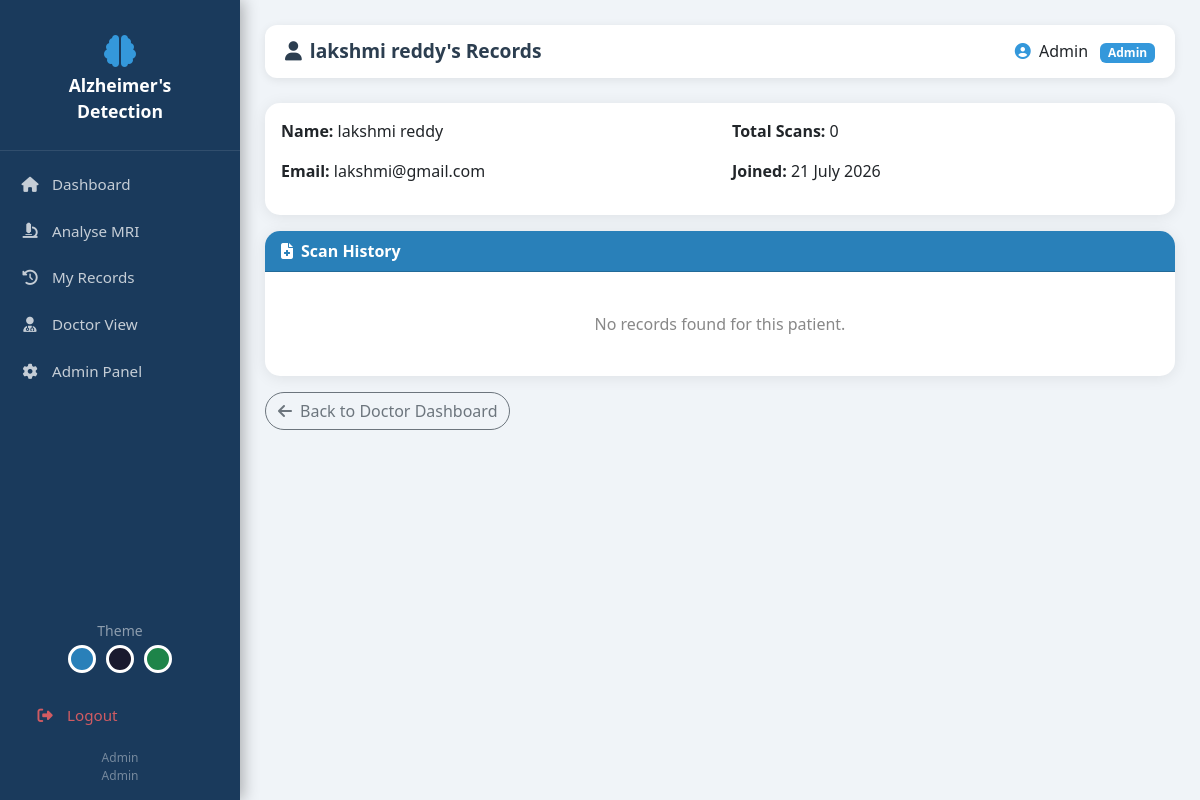
The app's page /patient/2 (signed in) with its own data.
### app.py (models this page shows)
class User(db.Model):
    id = db.Column(db.Integer, primary_key=True)
    name = db.Column(db.String(100), nullable=False)
    email = db.Column(db.String(100), unique=True, nullable=False)
    password = db.Column(db.String(200), nullable=False)
    role = db.Column(db.String(20), default='patient')  # patient/doctor/admin
    created_at = db.Column(db.DateTime, default=datetime.utcnow)
    records = db.relationship('Record', backref='user', lazy=True)

### app.py (the view)
@app.route('/patient/<int:patient_id>')
@login_required
@role_required('doctor', 'admin')
def patient_records(patient_id):
    patient = User.query.get_or_404(patient_id)
    records = Record.query.filter_by(
        user_id=patient_id).order_by(
        Record.created_at.desc()).all()
    return render_template('patient_records.html',
                           patient=patient,
                           records=records,
                           stage_info=STAGE_INFO)

### app.py (called while the page is built)
def login_required(f):
    from functools import wraps
    @wraps(f)
    def decorated(*args, **kwargs):
        if 'user_id' not in session:
            flash('Please login first.', 'warning')
            return redirect(url_for('login'))
        return f(*args, **kwargs)
    return decorated

def role_required(*roles):
    from functools import wraps
    def decorator(f):
        @wraps(f)
        def decorated(*args, **kwargs):
            if 'user_id' not in session:
                return redirect(url_for('login'))
            user = User.query.get(session['user_id'])
            if user.role not in roles:
                flash('Access denied.', 'danger')
                return redirect(url_for('dashboard'))
            return f(*args, **kwargs)
        return decorated
    return decorator

### templates/patient_records.html (shortened to what this page needs)
{% extends 'base.html' %}
{% block page_title %}<i class="fas fa-user me-2"></i>{{ patient.name }}'s Records{% endblock %}
{% block content %}
<div class="card mb-3">
  <div class="card-body">
    <div class="row">
      <div class="col-md-6">
        <p><strong>Name:</strong> {{ patient.name }}</p>
        <p><strong>Email:</strong> {{ patient.email }}</p>
      </div>
      <div class="col-md-6">
        <p><strong>Total Scans:</strong> {{ records|length }}</p>
        <p><strong>Joined:</strong> {{ patient.created_at.strftime('%d %B %Y') }}</p>
      </div>
    </div>
  </div>
</div>
<div class="card">
  <div class="card-header">
    <i class="fas fa-file-medical me-2"></i>Scan History
  </div>
  <div class="card-body p-0">
    {% if records %}
    <table class="table table-hover mb-0">
      <thead>
        <tr><th>#</th><th>Date</th><th>MRI</th>
            <th>Result</th><th>Confidence</th><th>Actions</th></tr>
      </thead>
      <tbody>
        {% for r in records %}
        {% set info = stage_info.get(r.prediction, ('?','#888','❓')) %}
        <tr>
          <td>{{ loop.index }}</td>
          <td>{{ r.created_at.strftime('%d %b %Y %I:%M %p') }}</td>
          <td>
            <img src="{{ url_for('static', filename='uploads/' + r.image_path) }}"
                 style="width:50px;height:50px;object-fit:cover;border-radius:8px"/>
          </td>
          <td><span style="color:{{ info[1] }};font-weight:600">
            {{ info[2] }} {{ r.prediction }}</span></td>
          <td>{{ '%.1f'|format(r.confidence) }}%</td>
          <td>
            <a href="{{ url_for('result', record_id=r.id) }}"
               class="btn btn-sm btn-outline-primary rounded-pill me-1">
              <i class="fas fa-eye"></i> View
            </a>
            <a href="{{ url_for('download_report', record_id=r.id) }}"
               class="btn btn-sm btn-outline-danger rounded-pill">
              <i class="fas fa-file-pdf"></i> PDF
            </a>
          </td>
        </tr>
        {% endfor %}
      </tbody>
    </table>
    {% else %}
    <div style="text-align:center;padding:40px;color:#888">
      No records found for this patient.
    </div>
    {% endif %}
  </div>
</div>
<div class="mt-3">
  <a href="{{ url_for('doctor_dashboard') }}"
     class="btn btn-outline-secondary rounded-pill">
    <i class="fas fa-arrow-left me-2"></i>Back to Doctor Dashboard
  </a>
</div>
{% endblock %}

### templates/base.html (style rules this page uses)
[data-theme="blue"] { --primary:#2980b9; --sidebar:#1a3a5c; --accent:#3498db; }
body { background:#f0f4f8; font-family:'Segoe UI',sans-serif; }
.card { border:none; border-radius:15px; box-shadow:0 2px 15px rgba(0,0,0,.08); }
.card-header { border-radius:15px 15px 0 0 !important; background:var(--primary); color:#fff; font-weight:600; }

### records on screen
User: name "lakshmi reddy", email "lakshmi@gmail.com", created_at "21 July 2026"

### other values on screen
{{ session.name }} "Admin"
{{ session.role }} "Admin"
{{ records|length }} "0"
